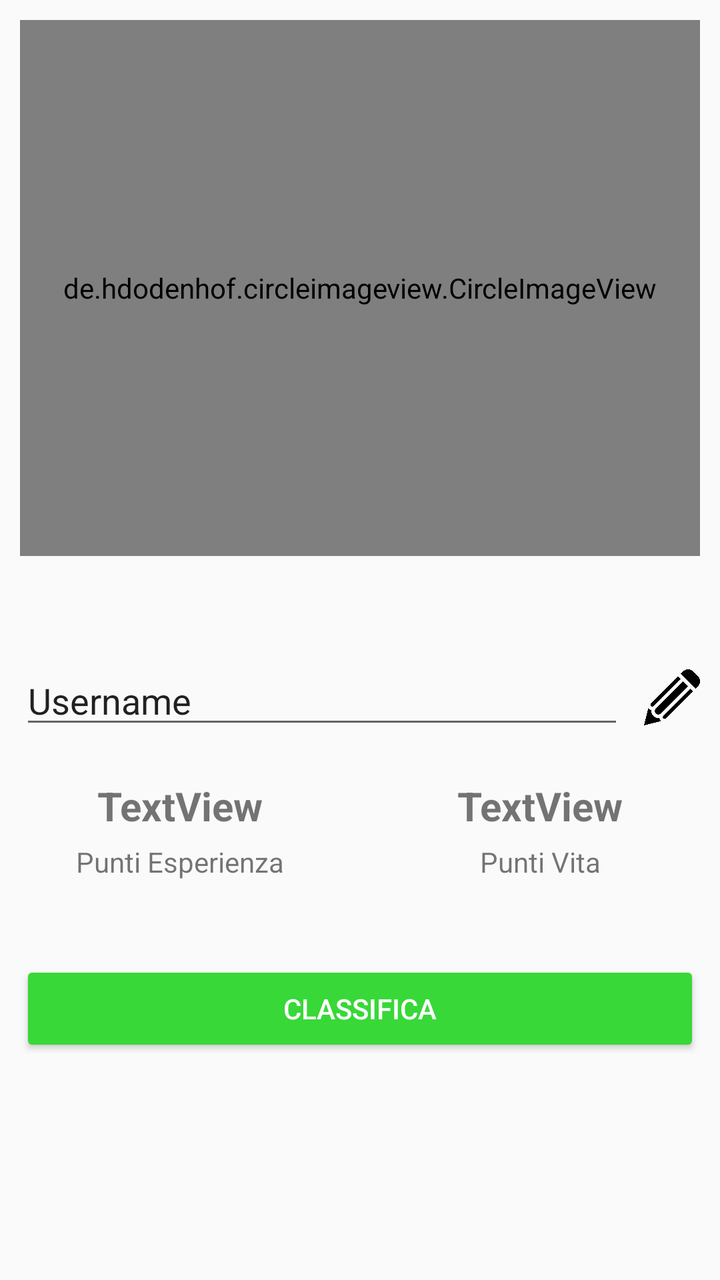
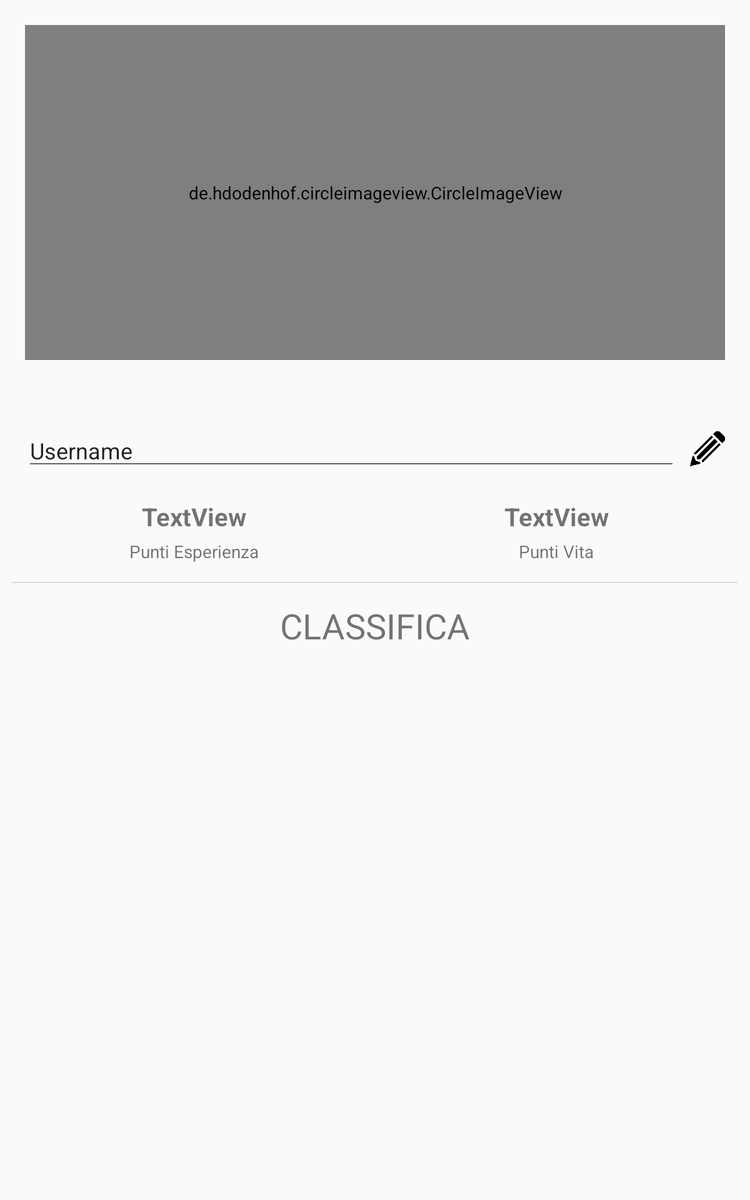

Two renders of one Android screen. The first uses the default layout on a phone; the second uses the alternative layout the repository ships for a different screen configuration, on a matching device. The two XML files are below.
<!-- AndroidManifest.xml: application theme AppTheme -->
<!-- res/layout/activity_profile.xml -->
<?xml version="1.0" encoding="utf-8"?>
<androidx.constraintlayout.widget.ConstraintLayout xmlns:android="http://schemas.android.com/apk/res/android"
    xmlns:app="http://schemas.android.com/apk/res-auto"
    xmlns:tools="http://schemas.android.com/tools"
    android:id="@+id/linearLayout"
    android:layout_width="match_parent"
    android:layout_height="match_parent"
    android:orientation="vertical"
    tools:context=".Profile">

    <de.hdodenhof.circleimageview.CircleImageView
        android:id="@+id/profile_image"
        android:layout_width="0dp"
        android:layout_height="268dp"
        android:layout_marginStart="10dp"
        android:layout_marginTop="10dp"
        android:layout_marginEnd="10dp"
        android:src="@drawable/no_propic"
        app:civ_border_color="#FF000000"
        app:civ_border_width="2dp"
        app:layout_constraintEnd_toEndOf="parent"
        app:layout_constraintStart_toStartOf="parent"
        app:layout_constraintTop_toTopOf="parent" />

    <TextView
        android:id="@+id/alert_propic"
        android:layout_width="0dp"
        android:layout_height="wrap_content"
        android:layout_marginStart="10dp"
        android:layout_marginTop="5dp"
        android:layout_marginEnd="10dp"
        android:text="Immagine troppo grande!"
        android:textColor="#FFFF0000"
        android:visibility="gone"
        app:layout_constraintEnd_toEndOf="parent"
        app:layout_constraintStart_toStartOf="parent"
        app:layout_constraintTop_toBottomOf="@+id/profile_image" />

    <ImageButton
        android:id="@+id/mod"
        android:layout_width="28dp"
        android:layout_height="28dp"
        android:layout_marginEnd="10dp"
        android:background="?android:selectableItemBackground"
        android:scaleType="fitCenter"
        android:text="modifica"
        app:layout_constraintBottom_toBottomOf="@+id/username"
        app:layout_constraintEnd_toEndOf="parent"
        app:layout_constraintTop_toTopOf="@+id/username"
        app:srcCompat="@drawable/modify_pencil" />

    <EditText
        android:id="@+id/username"
        android:layout_width="0dp"
        android:layout_height="wrap_content"
        android:layout_marginStart="10dp"
        android:layout_marginTop="50dp"
        android:layout_marginEnd="10dp"
        android:ems="10"
        android:inputType="none"
        android:text="Username"
        app:layout_constraintEnd_toStartOf="@+id/mod"
        app:layout_constraintStart_toStartOf="parent"
        app:layout_constraintTop_toBottomOf="@+id/profile_image" />

    <TextView
        android:id="@+id/alert_length_username"
        android:layout_width="match_parent"
        android:layout_height="wrap_content"
        android:layout_marginStart="10dp"
        android:layout_marginTop="5dp"
        android:layout_marginEnd="10dp"
        android:text="Il nome utente deve essere lungo al massimo 15 caratteri!"
        android:textColor="#FFFF0000"
        android:visibility="gone"
        app:layout_constraintEnd_toEndOf="parent"
        app:layout_constraintStart_toStartOf="parent"
        app:layout_constraintTop_toBottomOf="@+id/username" />

    <TextView
        android:id="@+id/xp_map"
        android:layout_width="0dp"
        android:layout_height="wrap_content"
        android:layout_marginStart="10dp"
        android:layout_marginTop="20dp"
        android:layout_marginEnd="10dp"
        android:gravity="center"
        android:text="TextView"
        android:textSize="20sp"
        android:textStyle="bold"
        app:layout_constraintEnd_toStartOf="@+id/lp"
        app:layout_constraintStart_toStartOf="parent"
        app:layout_constraintTop_toBottomOf="@+id/alert_length_username" />

    <TextView
        android:id="@+id/lp"
        android:layout_width="0dp"
        android:layout_height="wrap_content"
        android:layout_marginStart="10dp"
        android:layout_marginTop="20dp"
        android:layout_marginEnd="10dp"
        android:gravity="center"
        android:text="TextView"
        android:textSize="20sp"
        android:textStyle="bold"
        app:layout_constraintEnd_toEndOf="parent"
        app:layout_constraintStart_toEndOf="@+id/xp_map"
        app:layout_constraintTop_toBottomOf="@+id/alert_length_username" />

    <TextView
        android:id="@+id/textView6"
        android:layout_width="0dp"
        android:layout_height="wrap_content"
        android:layout_marginStart="10dp"
        android:layout_marginTop="5dp"
        android:layout_marginEnd="10dp"
        android:gravity="center"
        android:text="Punti Esperienza"
        app:layout_constraintEnd_toStartOf="@+id/textView8"
        app:layout_constraintStart_toStartOf="parent"
        app:layout_constraintTop_toBottomOf="@+id/xp_map" />

    <TextView
        android:id="@+id/textView8"
        android:layout_width="0dp"
        android:layout_height="wrap_content"
        android:layout_marginStart="10dp"
        android:layout_marginTop="5dp"
        android:layout_marginEnd="10dp"
        android:gravity="center"
        android:text="Punti Vita"
        app:layout_constraintEnd_toEndOf="parent"
        app:layout_constraintStart_toEndOf="@+id/textView6"
        app:layout_constraintTop_toBottomOf="@+id/xp_map" />

    <Button
        android:id="@+id/button"
        android:layout_width="0dp"
        android:layout_height="wrap_content"
        android:layout_marginStart="10dp"
        android:layout_marginTop="40dp"
        android:layout_marginEnd="10dp"
        android:onClick="onRankingButtonPressed"
        android:text="Classifica"
        android:theme="@style/ConfirmButton"
        app:layout_constraintEnd_toEndOf="parent"
        app:layout_constraintStart_toStartOf="parent"
        app:layout_constraintTop_toBottomOf="@+id/textView6" />

</androidx.constraintlayout.widget.ConstraintLayout>
<!-- resources referenced by this layout -->
<resources>
  <!-- drawable modify_pencil: png bitmap (drawable, 4653 bytes) -->
  <style name="ConfirmButton" parent="Widget.AppCompat.Button.Colored">
          <item name="colorButtonNormal">@color/confirmGreen</item>
          <item name="android:textColor">@color/white</item>
      </style>
  <style name="AppTheme" parent="Theme.AppCompat.Light.DarkActionBar">
          
          <item name="colorPrimary">@color/colorPrimary</item>
          <item name="colorPrimaryDark">@color/colorPrimaryDark</item>
          <item name="colorAccent">@color/colorAccent</item>
      </style>
  <color name="confirmGreen">#38D838</color>
  <color name="white">#FFFFFF</color>
  <color name="colorPrimary">#008577</color>
  <color name="colorPrimaryDark">#00574B</color>
  <color name="colorAccent">#D81B60</color>
</resources>
<!-- res/layout-large/activity_profile.xml (the repository's variant of the layout above) -->
<!-- drawn on a 7-inch tablet held upright -->
<?xml version="1.0" encoding="utf-8"?>
<androidx.constraintlayout.widget.ConstraintLayout xmlns:android="http://schemas.android.com/apk/res/android"
    xmlns:app="http://schemas.android.com/apk/res-auto"
    xmlns:tools="http://schemas.android.com/tools"
    android:id="@+id/linearLayout"
    android:layout_width="match_parent"
    android:layout_height="match_parent"
    android:orientation="vertical"
    android:padding="10dp"
    tools:context=".Profile">

    <de.hdodenhof.circleimageview.CircleImageView
        android:id="@+id/profile_image"
        android:layout_width="0dp"
        android:layout_height="268dp"
        android:layout_marginStart="10dp"
        android:layout_marginTop="10dp"
        android:layout_marginEnd="10dp"
        android:src="@drawable/no_propic"
        app:civ_border_color="#FF000000"
        app:civ_border_width="2dp"
        app:layout_constraintEnd_toEndOf="parent"
        app:layout_constraintStart_toStartOf="parent"
        app:layout_constraintTop_toTopOf="parent" />

    <TextView
        android:id="@+id/alert_propic"
        android:layout_width="0dp"
        android:layout_height="wrap_content"
        android:layout_marginTop="5dp"
        android:text="Immagine troppo grande!"
        android:textColor="#FFFF0000"
        android:visibility="gone"
        app:layout_constraintEnd_toEndOf="parent"
        app:layout_constraintStart_toStartOf="parent"
        app:layout_constraintTop_toBottomOf="@+id/profile_image" />

    <ImageButton
        android:id="@+id/mod"
        android:layout_width="28dp"
        android:layout_height="28dp"
        android:layout_marginEnd="10dp"
        android:background="?android:selectableItemBackground"
        android:scaleType="fitCenter"
        android:text="modifica"
        app:layout_constraintBottom_toBottomOf="@+id/username"
        app:layout_constraintEnd_toEndOf="parent"
        app:layout_constraintTop_toTopOf="@+id/username"
        app:srcCompat="@drawable/modify_pencil" />

    <EditText
        android:id="@+id/username"
        android:layout_width="0dp"
        android:layout_height="wrap_content"
        android:layout_marginStart="10dp"
        android:layout_marginTop="50dp"
        android:layout_marginEnd="10dp"
        android:ems="10"
        android:inputType="none"
        android:text="Username"
        app:layout_constraintEnd_toStartOf="@+id/mod"
        app:layout_constraintStart_toStartOf="parent"
        app:layout_constraintTop_toBottomOf="@+id/profile_image" />

    <TextView
        android:id="@+id/alert_length_username"
        android:layout_width="match_parent"
        android:layout_height="wrap_content"
        android:layout_marginTop="5dp"
        android:text="Il nome utente deve essere lungo al massimo 15 caratteri!"
        android:textColor="#FFFF0000"
        android:visibility="gone"
        app:layout_constraintEnd_toEndOf="parent"
        app:layout_constraintStart_toStartOf="parent"
        app:layout_constraintTop_toBottomOf="@+id/username" />

    <TextView
        android:id="@+id/xp_map"
        android:layout_width="0dp"
        android:layout_height="wrap_content"
        android:layout_marginStart="10dp"
        android:layout_marginTop="20dp"
        android:layout_marginEnd="10dp"
        android:gravity="center"
        android:text="TextView"
        android:textSize="20sp"
        android:textStyle="bold"
        app:layout_constraintEnd_toStartOf="@+id/lp"
        app:layout_constraintStart_toStartOf="parent"
        app:layout_constraintTop_toBottomOf="@+id/username" />

    <TextView
        android:id="@+id/lp"
        android:layout_width="0dp"
        android:layout_height="wrap_content"
        android:layout_marginStart="10dp"
        android:layout_marginTop="20dp"
        android:layout_marginEnd="10dp"
        android:gravity="center"
        android:text="TextView"
        android:textSize="20sp"
        android:textStyle="bold"
        app:layout_constraintEnd_toEndOf="parent"
        app:layout_constraintStart_toEndOf="@+id/xp_map"
        app:layout_constraintTop_toBottomOf="@+id/username" />

    <TextView
        android:id="@+id/textView6"
        android:layout_width="0dp"
        android:layout_height="wrap_content"
        android:layout_marginStart="10dp"
        android:layout_marginTop="5dp"
        android:layout_marginEnd="10dp"
        android:gravity="center"
        android:text="Punti Esperienza"
        app:layout_constraintEnd_toStartOf="@+id/textView8"
        app:layout_constraintStart_toStartOf="parent"
        app:layout_constraintTop_toBottomOf="@+id/xp_map" />

    <TextView
        android:id="@+id/textView8"
        android:layout_width="0dp"
        android:layout_height="wrap_content"
        android:layout_marginStart="10dp"
        android:layout_marginTop="5dp"
        android:layout_marginEnd="10dp"
        android:gravity="center"
        android:text="Punti Vita"
        app:layout_constraintEnd_toEndOf="parent"
        app:layout_constraintStart_toEndOf="@+id/textView6"
        app:layout_constraintTop_toBottomOf="@+id/xp_map" />

    <View
        android:id="@+id/divider2"
        android:layout_width="0dp"
        android:layout_height="1dp"
        android:layout_marginTop="15dp"
        android:background="?android:attr/listDivider"
        app:layout_constraintEnd_toEndOf="parent"
        app:layout_constraintStart_toStartOf="parent"
        app:layout_constraintTop_toBottomOf="@+id/textView6" />

    <TextView
        android:id="@+id/textView2"
        android:layout_width="wrap_content"
        android:layout_height="wrap_content"
        android:layout_marginTop="15dp"
        android:text="CLASSIFICA"
        android:textSize="28dp"
        app:layout_constraintEnd_toEndOf="parent"
        app:layout_constraintStart_toStartOf="parent"
        app:layout_constraintTop_toBottomOf="@+id/divider2" />

    <androidx.recyclerview.widget.RecyclerView
        android:id="@+id/recyclerView"
        android:layout_width="0dp"
        android:layout_height="0dp"
        android:layout_marginTop="10dp"
        app:layout_constraintBottom_toBottomOf="parent"
        app:layout_constraintEnd_toEndOf="parent"
        app:layout_constraintStart_toStartOf="parent"
        app:layout_constraintTop_toBottomOf="@+id/textView2" />

</androidx.constraintlayout.widget.ConstraintLayout>
<!-- resources referenced by the variant -->
<!-- as a 7-inch tablet held upright resolves them -->
<resources>
  <!-- drawable modify_pencil: png bitmap (drawable, 4653 bytes) -->
  <style name="AppTheme" parent="Theme.AppCompat.Light.DarkActionBar">
          
          <item name="colorPrimary">@color/colorPrimary</item>
          <item name="colorPrimaryDark">@color/colorPrimaryDark</item>
          <item name="colorAccent">@color/colorAccent</item>
      </style>
  <color name="colorPrimary">#008577</color>
  <color name="colorPrimaryDark">#00574B</color>
  <color name="colorAccent">#D81B60</color>
</resources>
